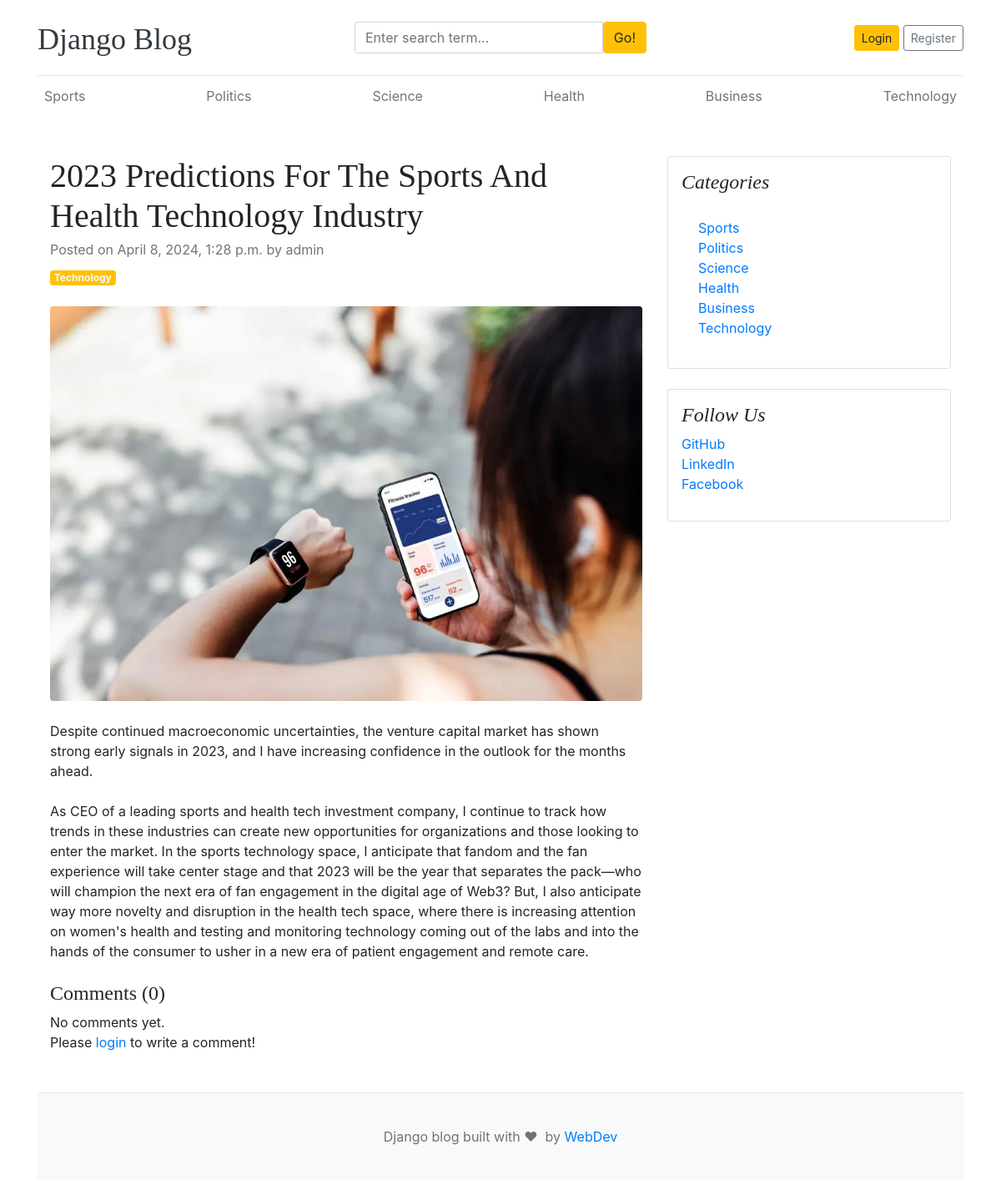
Screenshot of /blogs/2023-predictions-for-the-sports-and-health-technology-industry/ with the database file from the repository.
### blogs/models.py (models this page shows, shortened)
class Category(models.Model):
  category_name = models.CharField(max_length=50, unique=True)
  created_at = models.DateTimeField(auto_now_add=True)
  updated_at = models.DateTimeField(auto_now=True)
  class Meta:
    verbose_name_plural = 'categories'
  def __str__(self):
      return self.category_name

class Blog(models.Model):
    title = models.CharField(max_length=100)
    slug = models.SlugField(max_length=150, unique=True, blank=True)
    category = models.ForeignKey(Category, on_delete=models.CASCADE)
    author = models.ForeignKey(User, on_delete=models.CASCADE)
    featured_image = models.ImageField(upload_to='uploads/%Y/%m/%d')
    short_description = models.TextField(max_length=500)
    blog_body = models.TextField(max_length=2000)
    status = models.CharField(max_length=20, choices=STATUS_CHOICES, default="Draft")
    is_featured = models.BooleanField(default=False)
    created_at = models.DateTimeField(auto_now_add=True)
    updated_at = models.DateTimeField(auto_now=True)

### assignments/models.py (models this page shows, shortened)
class SocialLink(models.Model):
    platform = models.CharField(max_length=25)
    link = models.URLField(max_length=100)
    created_at = models.DateTimeField(auto_now_add=True)
    updated_at = models.DateTimeField(auto_now=True)

### blogs/views.py (the view, shortened to what this page needs)
# urls.py: path('blogs/<slug:slug>/',BlogsView.blogs, name="blogs"),
def blogs(request, slug):
    single_blog = get_object_or_404(Blog, slug=slug, status='Published')
    comments = Comment.objects.filter(blog=single_blog)
    comment_count = comments.count()
    context = {
        'single_blog': single_blog,
        'comments': comments,
        'comment_count': comment_count,
    }
    return render(request, 'blogs.html', context)

### blogs/context_processors.py (called while the page is built)
def get_categories(request):
    categories = Category.objects.all()
    return dict(categories=categories)

def get_social_links(request):
    social_links = SocialLink.objects.all()
    return dict(social_links=social_links)

### templates/blogs.html
{% extends 'base.html' %}
{% block content %}
<div class="container mt-5">
    <div class="row">
        <div class="col-lg-8">
            <article>
                <header class="mb-4">
                    <h1 class="fw-bolder mb-1">{{ single_blog.title }}</h1>
                    <div class="text-muted fst-italic mb-2">Posted on {{ single_blog.created_at }} by {{ single_blog.author }}</div>
                    <a class="badge bg-warning text-decoration-none text-light" href="#!">{{ single_blog.category }}</a>
                </header>
                <figure class="mb-4"><img class="img-fluid rounded" src="{{ single_blog.featured_image.url }}" alt="..." /></figure>
                <section class="mb-5">
                    <p class="fs-5 mb-4">{{ single_blog.short_description }}</p>
                    <p class="fs-5 mb-4">{{ single_blog.blog_body }}</p>
                    <h4>Comments ({{ comment_count }})</h4>
                    {% if comments %}
                        {% for comment in comments %}
                            <div class="card mt-1">
                                <div class="card-body">
                                    <p class="card-text mb-0">{{ comment }}</p>
                                    <span>
                                        <small>By {{ comment.user }}</small>
                                        <small>| {{ comment.created_at | timesince }} ago</small>
                                    </span>
                                </div>
                            </div>
                        {% endfor %}
                    {% else %}
                    No comments yet.
                    {% endif %}
                    <br>
                    <div class="form-group">
                        {% if user.is_authenticated %}
                        <form action="" method="POST">
                            {% csrf_token %}
                            <div class="form-group">
                                <textarea name="comment" class="form-control" placeholder="Write your comment"></textarea>
                                <input type="submit" value="Submit" class="btn btn-primary mt-2">
                            </div>
                        </form>
                        {% else %}
                        <p>Please <span><a href="{% url 'login' %}">login</a></span> to write a comment!</p>
                        {% endif %}
                    </div>
                </section>
            </article>
        </div>
        <div class="col-lg-4">
            <div class="card mb-4 p-3">
                <h4 class="font-italic">Categories</h4>
                <div class="card-body">
                    <div class="row">
                        <div class="col-sm-6">
                            <ul class="list-unstyled mb-0">
                                {% for cat in categories %}
                                <li><a href="{% url 'posts_by_category' cat.id %}">{{ cat.category_name }}</a></li>
                                {% endfor %}
                            </ul>
                        </div>
                    </div>
                </div>
            </div>
            {% if social_links %}
            <div class="card mb-4 p-3">
                <h4 class="font-italic">Follow Us</h4>
                <ol class="list-unstyled">
                    {% for i in social_links %}
                    <li><a href="{{ i.link }}" target="_blank">{{ i.platform }}</a></li>
                    {% endfor %}
                </ol>
            </div>
            {% endif %}
        </div>
    </div>
</div>
{% endblock %}

### templates/base.html (shortened to what this page needs)
{% load static %}
<!DOCTYPE html>
<html lang="en">
  <head>
    <link href="https://getbootstrap.com/docs/4.0/dist/css/bootstrap.min.css" rel="stylesheet">
    <link href="{% static 'css/blog.css' %}" rel="stylesheet">
    <link rel="stylesheet" href="https://cdnjs.cloudflare.com/ajax/libs/font-awesome/4.7.0/css/font-awesome.min.css">
  </head>
<body>
    <div class="container">
      <header class="blog-header py-3">
        <div class="row flex-nowrap justify-content-between align-items-center">
          <div class="col-4 pt-1">
            <a class="blog-header-logo text-dark" href="/">Django Blog</a>
          </div>
          <div class="col-4">
            <form action="{% url 'search' %}" method="GET">
              <div class="input-group">
                <input class="form-control" type="text" name="keyword" value="{{ keyword }}" placeholder="Enter search term..." aria-label="Enter search term..." aria-describedby="button-search" />
                <button type="submit" class="btn btn-warning" id="button-search" type="button">Go!</button>
            </div>
            </form>
          </div>
          <div class="col-4 d-flex justify-content-end align-items-center">
            {% if not user.is_authenticated %}
            <a class="btn btn-sm btn-warning" href="{% url 'login' %}">Login</a> &nbsp;
            <a class="btn btn-sm btn-outline-secondary" href="{% url 'register' %}">Register</a>
            {% else %}
            <span><a href="{% url "dashboard" %}">Dashboard</a></span>
            &emsp;
            <span><a href="{% url 'logout' %}">Logout</a></span>
            {% endif %}
          </div>
        </div>
      </header>
      <div class="nav-scroller py-1 mb-2">
        <nav class="nav d-flex justify-content-between">
          {% for cat in categories %}
          <a class="p-2 text-muted" href="{% url 'posts_by_category' cat.id %}">{{ cat.category_name }}</a>
          {% endfor %}
        </nav>
      </div>
{% block content %}
{% endblock content %}
<footer class="blog-footer">
  <p>Django blog built with &#x2764; &#xfe0f; by <a href="#">WebDev</a></p>
</footer>
</body>
</html>

### blog_main/static/css/blog.css (style rules this page uses)
.blog-header { border-bottom: 1px solid #e5e5e5; }
.blog-header-logo { font-family: "Playfair Display", Georgia, "Times New Roman", serif; font-size: 2.25rem; }
h1, h2, h3, h4, h5, h6 { font-family: "Playfair Display", Georgia, "Times New Roman", serif; }
.blog-footer { padding: 2.5rem 0; color: #727272; text-align: center; background-color: #f9f9f9; border-top: .05rem solid #e5e5e5; }
.blog-footer p:last-child { margin-bottom: 0; }

### rows the page displays
Category: category_name "Sports"
Category: category_name "Politics"
Category: category_name "Science"
Category: category_name "Health"
Category: category_name "Business"
Category: category_name "Technology"
Blog: title "2023 Predictions For The Sports And Health Technology Industry", created_at "April 8, 2024, 1:28 p.m.", author "admin", category "Technology", featured_image (picture), short_description "Despite continued macroeconomic uncertainties, the venture capital market has shown strong early signals in 2023, and I have increasing confidence in the outlook for the months ahead.", blog_body "As CEO of a leading sports and health tech investment company, I continue to track how trends in these industries can create new opportunities for organizations and those looking to enter the market. In the sports technology space, I anticipate that fandom and the fan experience will take center stage and that 2023 will be the year that separates the pack—who will champion the next era of fan engagement in the digital age of Web3? But, I also anticipate way more novelty and disruption in the health tech space, where there is increasing attention on women's health and testing and monitoring technology coming out of the labs and into the hands of the consumer to usher in a new era of patient…"
SocialLink: platform "GitHub"
SocialLink: platform "LinkedIn"
SocialLink: platform "Facebook"

### other values shown
{{ comment_count }} "0"
